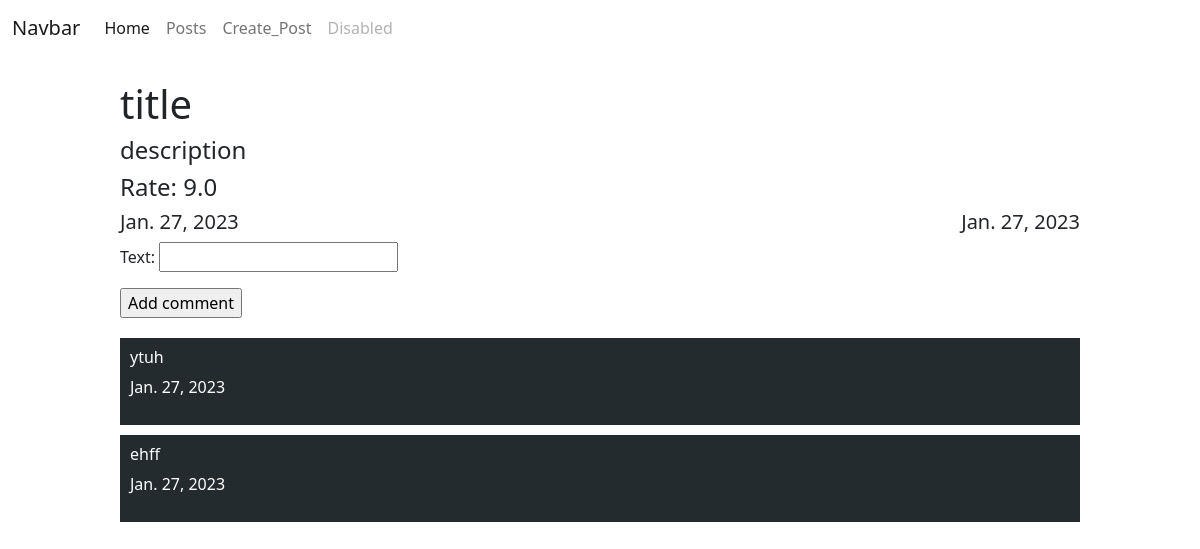
Screenshot of /posts/5/ with the database file from the repository.
### posts/models.py (models this page shows)
class Post(models.Model):
    image = models.ImageField(null=True,blank=True)
    title = models.CharField(max_length=100)
    description = models.TextField()
    rate = models.FloatField()
    created_date = models.DateField(auto_now_add =True)
    modified_date = models.DateField(auto_now = True)

class Comment(models.Model):
    text = models.TextField()
    created_date = models.DateField(auto_now=True)
    post = models.ForeignKey(Post, on_delete = models.CASCADE)

### posts/views.py (the view, shortened to what this page needs)
# urls.py: path('posts/<int:id>/',post_detail_view),
def post_detail_view(request, id):
    if request.method == 'GET':
        post_obj = Post.objects.get(id=id)
        comments = Comment.objects.filter(post=post_obj)
        context = {
            'post': post_obj,
            'comments': comments,
            'form': CommentCreateForm
        }
        return render(request, 'posts/detail.html', context=context)

### templates/posts/detail.html (shortened to what this page needs)
{% extends 'layouts/index.html' %}
{% block content %}
    <div class="post">
        <h1>{{ post.title }}</h1>
        <h4>{{ post.description }}</h4>
        <h4>Rate: {{ post.rate }}</h4>
        <div class="dates">
            <h5>{{ post.created_date }}</h5>
            <h5>{{ post.modified_date }}</h5>
        </div>
        <div class="create_comment">
            <form action="/posts/{{ post.id }}/" method="post">
                {{ form.as_p }}
                <input type="submit" value="Add comment">
            </form>
        </div>
        <div class="comments">
            {% for comment in comments %}
            <div class = 'comment'>
                <h6>{{ comment.text }}</h6>
                <p>{{ comment.created_date }}</p>
            </div>
            {% endfor %}
        </div>
    </div>
{% endblock %}

### templates/posts/detail.html (style rules this page uses)
.post { width: 80%; margin-left: 10%; }
.dates { display: flex; justify-content: space-between; }
.comments { margin-top:20px; }
.comment { background:#242b2e; color:#fff; padding: 10px; margin-bottom:10px; }

### rows the page displays
Post: title "title", description "description", rate "9.0", created_date "Jan. 27, 2023", modified_date "Jan. 27, 2023"
Comment: text "ytuh", created_date "Jan. 27, 2023"
Comment: text "ehff", created_date "Jan. 27, 2023"
